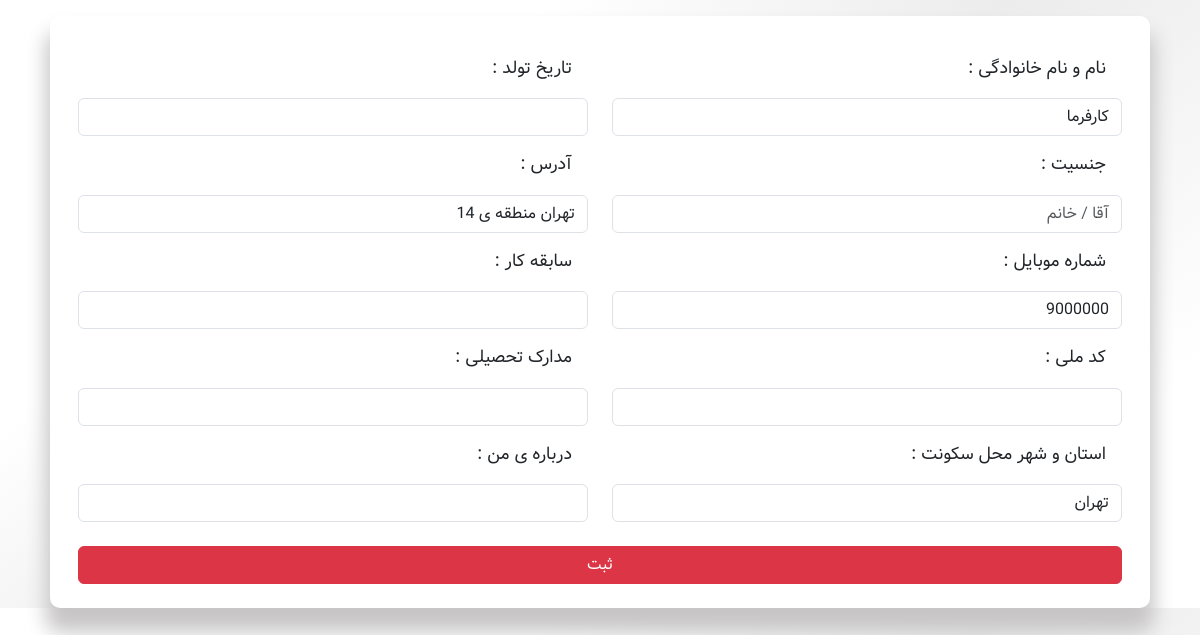
The app's page /user/edit-servicer-profile/ (signed in) with its own data.
### account_module/models.py (models this page shows, shortened)
class User(AbstractUser):
    avatar = models.ImageField(max_length=20, verbose_name='تصویر پروفایل', null=True, blank=True)
    fullname = models.CharField(max_length=100, verbose_name='نام و نام خانوادگی')
    city = models.CharField(max_length=100, verbose_name='استان و شهر', null=True, blank=True)
    email_active_code = models.CharField(max_length=100, verbose_name='کد فعالسازی ایمیل')
    address = models.TextField(null=True, blank=True, verbose_name='آدرس')
    national_number = models.IntegerField(null=True, blank=True, verbose_name='شماره ملی')
    mobile_number = models.IntegerField(null=True, blank=True, verbose_name='شماره موبایل')
    birth_date = models.CharField(max_length=40, null=True, blank=True, verbose_name='تاریخ تولد')
    is_servicer = models.BooleanField(verbose_name='خدمات دهنده', default=False)
    class Meta:
        verbose_name = 'کاربر'
        verbose_name_plural = 'کاربران'

### user_panel_module/views.py (the view, shortened to what this page needs)
# urls.py: path('edit-servicer-profile/', views.EditServicerProfilePage.as_view(), name='edit_servicer_page'),
@method_decorator(login_required, name='dispatch')
class EditServicerProfilePage(View):
    def get(self, request):
        current_user = User.objects.filter(id=request.user.id).first()
        edit_form_user = UserProfileForm(instance=current_user)
        current_servicer = Servicer.objects.filter(user=request.user).first()
        edit_form = ServicerProfileForm(instance=current_servicer)
        context = {
            'servicer': edit_form,
            'user': edit_form_user
        }
        return render(request, 'servicer/edit_user_profile.html', context)

### user_panel_module/forms.py
class ServicerProfileForm(forms.ModelForm):
    class Meta:
        model = Servicer
        fields = ['gender', 'certificate', 'experience', 'description']
        widgets = {
            'gender': forms.TextInput(attrs={'class': 'form-control', 'placeholder':'آقا / خانم'}),
            'certificate': forms.TextInput(attrs={'class': 'form-control'}),
            'experience': forms.NumberInput(attrs={'class': 'form-control'}),
            'description': forms.TextInput(attrs={'class': 'form-control'}),
        }

class UserProfileForm(forms.ModelForm):
    class Meta:
        model = User
        fields = ['fullname', 'email', 'national_number', 'mobile_number', 'birth_date', 'address', 'city']
        widgets = {
            'fullname': forms.TextInput(attrs={'class': 'form-control'}),
            'email': forms.EmailInput(attrs={'class': 'form-control'}),
            'national_number': forms.TextInput(attrs={'class': 'form-control'}),
            'mobile_number': forms.TextInput(attrs={'class': 'form-control'}),
            'birth_date': forms.DateTimeInput(attrs={'class': 'form-control'}),
            'address': forms.TextInput(attrs={'class': 'form-control'}),
            'city': forms.TextInput(attrs={'class': 'form-control'}),
        }

### user_panel_module/templates/servicer/edit_user_profile.html (shortened to what this page needs)
{% extends 'shared/_layout.html' %}
{% load render_partial %}
{% block main %}
    <main>
   <div class="container mt-3">
        <div class="row mx-2">
            <div class="col panel-main">
                <div class="user-info-edit-container">
                    <div>
                        <form action="{% url 'edit_servicer_page' %}"  method="post">
                            <div class="mt-4 px-3 pb-4 form-group">
                                <div class="row">
                                    <div class="col-lg-6">
                                        <div class="d-flex justify-content-between">
                                            <label class="p-3">نام و نام خانوادگی :</label>
                                        </div>
                                                {{ user.fullname }}
                                        <div class="d-flex justify-content-between">
                                            <label class="p-3">جنسیت :</label>
                                        </div>
                                                {{ servicer.gender }}
                                        <div class="d-flex justify-content-between">
                                            <label class="p-3">شماره موبایل :</label>
                                        </div>
                                                {{ user.mobile_number }}
                                        <div class="d-flex justify-content-between">
                                            <label class="p-3">کد ملی :</label>
                                        </div>
                                        {{ user.national_number }}
                                          <div class="d-flex justify-content-between">
                                            <label class="p-3">استان و شهر محل سکونت :</label>
                                        </div>
                                                {{ user.city }}
                                    </div>
                                    <div class="col-lg-6">
                                        <div class="d-flex justify-content-between ">
                                            <label class="p-3">تاریخ تولد :</label>
                                        </div>
                                                {{ user.birth_date }}
                                        <div class="d-flex justify-content-between">
                                            <label class="p-3">آدرس :</label>
                                        </div>
                                                {{ user.address }}
                                        <div class="d-flex justify-content-between">
                                            <label class="p-3">سابقه کار :</label>
                                        </div>
                                        {{ servicer.experience }}
                                        <div class="d-flex justify-content-between">
                                            <label class="p-3"> مدارک تحصیلی :</label>
                                        </div>
                                        {{ servicer.certificate }}
                                        <div class="d-flex justify-content-between">
                                            <label class="p-3">درباره ی من :</label>
                                        </div>
                                        {{ servicer.description }}
                                    </div>
                                    <a class="pointer"><button type="submit" class="btn btn-danger mt-4 w-100">ثبت</button></a>
                                </div>
                            </div>
                        </form>
                    </div>
                </div>
            </div>
        </div>
    </div>
    </main>
{% endblock %}

### static/css/style.css (style rules this page uses)
* { margin: 0; padding: 0; font-family: saeed; box-sizing: border-box; direction: rtl; }
html { scroll-behavior: smooth; }
body { overflow-x:hidden; font-size: 16px; background: rgb(255,255,255); background: linear-gradient(142deg, rgba(255,255,255,1) 28%, rgba(236,236,236,1) 51%, rgba(255,255,255,1) 84%); }
a { text-decoration: none !important; color: #181818; }
.pointer { cursor: pointer; }
.panel-main { background-color: white; border-radius: 10px; height: fit-content; box-shadow: 0 20px 20px .25rem #c7c5c5; }
.user-info-edit-container label { font-size: 1.1rem; }

### records on screen
User: fullname "کارفرما", mobile_number "9000000", city "تهران", address "تهران منطقه ی 14"
